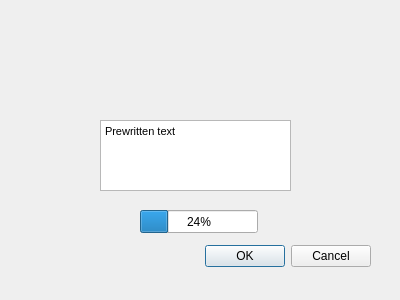
<?xml version="1.0" encoding="UTF-8"?>
<ui version="4.0">
 <class>Dialog</class>
 <widget class="QDialog" name="Dialog">
  <property name="geometry">
   <rect>
    <x>0</x>
    <y>0</y>
    <width>400</width>
    <height>300</height>
   </rect>
  </property>
  <property name="windowTitle">
   <string>Dialog</string>
  </property>
  <widget class="QDialogButtonBox" name="buttonBox">
   <property name="geometry">
    <rect>
     <x>30</x>
     <y>240</y>
     <width>341</width>
     <height>32</height>
    </rect>
   </property>
   <property name="orientation">
    <enum>Qt::Horizontal</enum>
   </property>
   <property name="standardButtons">
    <set>QDialogButtonBox::Cancel|QDialogButtonBox::Ok</set>
   </property>
  </widget>
  <widget class="QTextEdit" name="textEdit">
   <property name="geometry">
    <rect>
     <x>100</x>
     <y>120</y>
     <width>191</width>
     <height>71</height>
    </rect>
   </property>
   <property name="html">
    <string>&lt;!DOCTYPE HTML PUBLIC &quot;-//W3C//DTD HTML 4.0//EN&quot; &quot;http://www.w3.org/TR/REC-html40/strict.dtd&quot;&gt;
&lt;html&gt;&lt;head&gt;&lt;meta name=&quot;qrichtext&quot; content=&quot;1&quot; /&gt;&lt;style type=&quot;text/css&quot;&gt;
p, li { white-space: pre-wrap; }
&lt;/style&gt;&lt;/head&gt;&lt;body style=&quot; font-family:'MS Shell Dlg 2'; font-size:8.25pt; font-weight:400; font-style:normal;&quot;&gt;
&lt;p style=&quot; margin-top:0px; margin-bottom:0px; margin-left:0px; margin-right:0px; -qt-block-indent:0; text-indent:0px;&quot;&gt;Prewritten text&lt;/p&gt;&lt;/body&gt;&lt;/html&gt;</string>
   </property>
  </widget>
  <widget class="QProgressBar" name="progressBar">
   <property name="geometry">
    <rect>
     <x>140</x>
     <y>210</y>
     <width>118</width>
     <height>23</height>
    </rect>
   </property>
   <property name="value">
    <number>24</number>
   </property>
  </widget>
 </widget>
 <resources/>
 <connections>
  <connection>
   <sender>buttonBox</sender>
   <signal>accepted()</signal>
   <receiver>Dialog</receiver>
   <slot>accept()</slot>
   <hints>
    <hint type="sourcelabel">
     <x>248</x>
     <y>254</y>
    </hint>
    <hint type="destinationlabel">
     <x>157</x>
     <y>274</y>
    </hint>
   </hints>
  </connection>
  <connection>
   <sender>buttonBox</sender>
   <signal>rejected()</signal>
   <receiver>Dialog</receiver>
   <slot>reject()</slot>
   <hints>
    <hint type="sourcelabel">
     <x>316</x>
     <y>260</y>
    </hint>
    <hint type="destinationlabel">
     <x>286</x>
     <y>274</y>
    </hint>
   </hints>
  </connection>
 </connections>
</ui>
